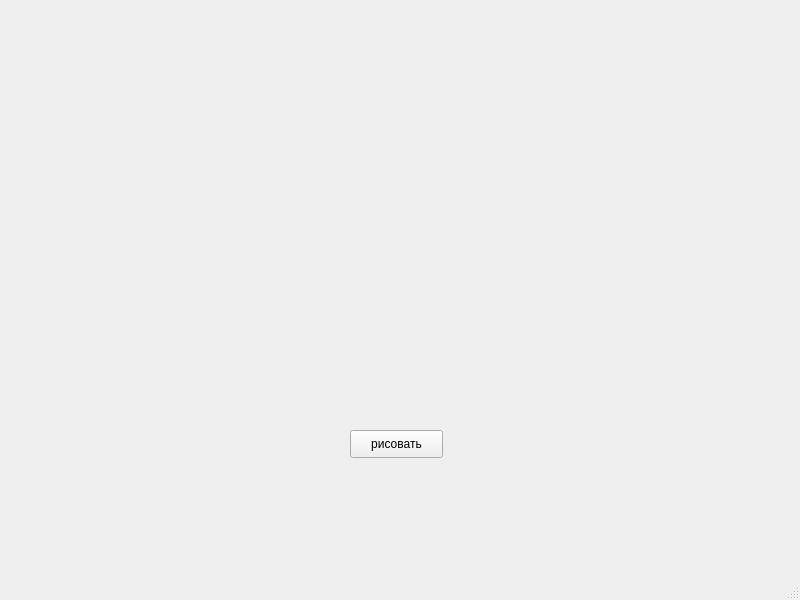
<?xml version="1.0" encoding="UTF-8"?>
<ui version="4.0">
 <class>MainWindow</class>
 <widget class="QMainWindow" name="MainWindow">
  <property name="geometry">
   <rect>
    <x>0</x>
    <y>0</y>
    <width>800</width>
    <height>600</height>
   </rect>
  </property>
  <property name="windowTitle">
   <string>MainWindow</string>
  </property>
  <widget class="QWidget" name="centralwidget">
   <widget class="QPushButton" name="pushButton">
    <property name="geometry">
     <rect>
      <x>350</x>
      <y>430</y>
      <width>93</width>
      <height>28</height>
     </rect>
    </property>
    <property name="text">
     <string>рисовать</string>
    </property>
   </widget>
  </widget>
  <widget class="QMenuBar" name="menubar">
   <property name="geometry">
    <rect>
     <x>0</x>
     <y>0</y>
     <width>800</width>
     <height>26</height>
    </rect>
   </property>
  </widget>
  <widget class="QStatusBar" name="statusbar"/>
 </widget>
 <resources/>
 <connections/>
</ui>
